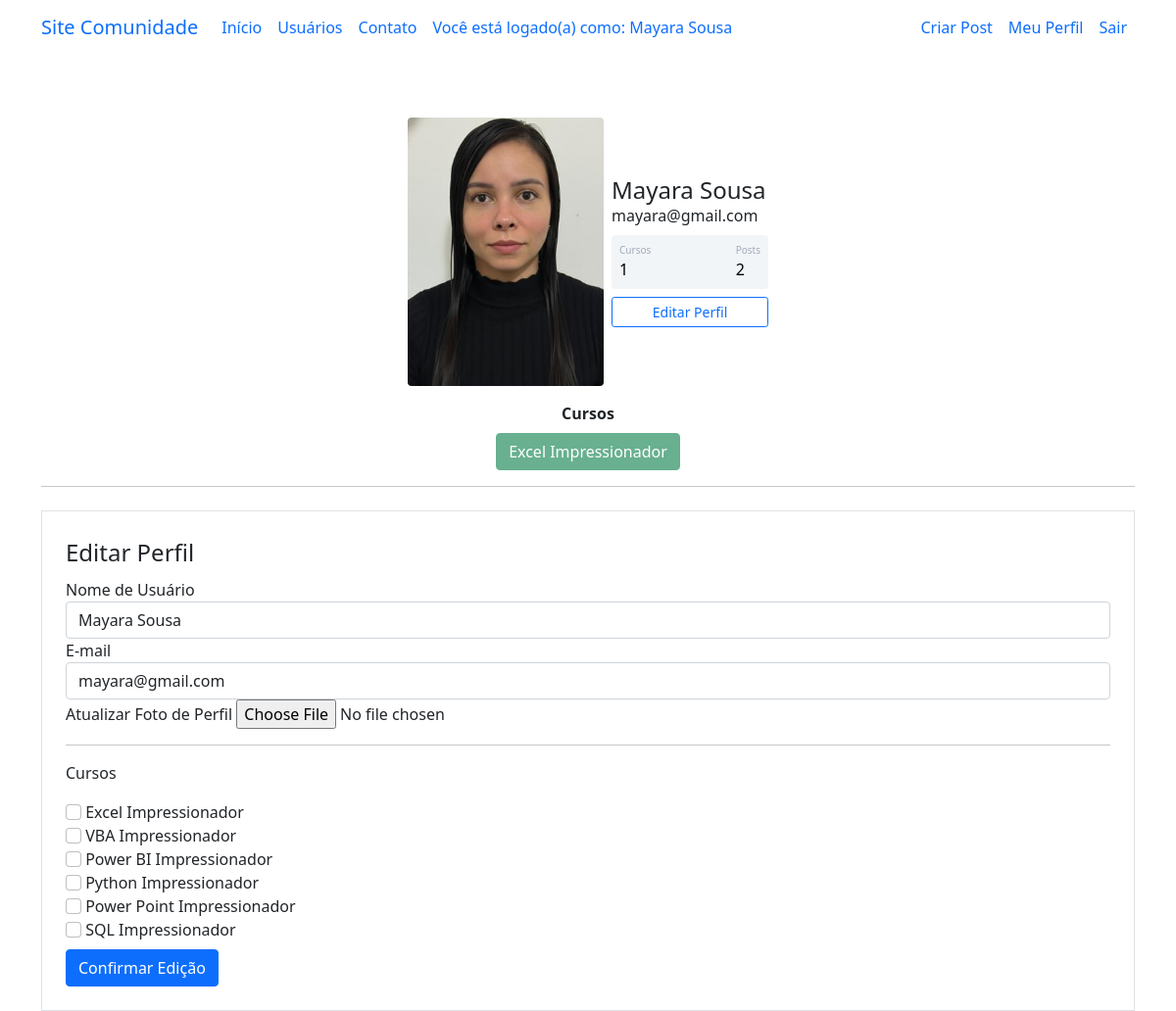
/perfil/editar (signed in), run on the app's committed database.
### comunidadeimpressionadora/models.py (models this page shows)
class Usuario(database.Model, UserMixin):
    id = database.Column(database.Integer, primary_key=True)
    username = database.Column(database.String, nullable=False)
    email = database.Column(database.String, nullable=False, unique=True)
    senha = database.Column(database.String, nullable=False)
    foto_perfil = database.Column(database.String, default='default.jpg')
    posts = database.relationship('Post', backref='autor', lazy=True) #o parâmetro lazy tras todas as info do autor
    cursos = database.Column(database.String, nullable=False, default="Não Informado")
    def contar_posts(self):
        return len(self.posts)

### comunidadeimpressionadora/routes.py (the view)
@app.route('/perfil/editar', methods=['GET', 'POST'])
@login_required
def editar_perfil():
    form = FormEditarPerfil()
    if form.validate_on_submit():
        current_user.email = form.email.data
        current_user.username = form.username.data
        if form.foto_perfil.data:
            nome_imagem = salvar_imagem(form.foto_perfil.data)
            current_user.foto_perfil = nome_imagem
        current_user.cursos = atualizar_cursos(form)
        database.session.commit()
        flash('Perfil atualizado com sucesso!', 'alert-success')
        return redirect(url_for('perfil'))
    elif request.method == "GET":
        form.email.data = current_user.email
        form.username.data = current_user.username
    foto_perfil = url_for('static', filename='fotos_perfil/{}'.format(current_user.foto_perfil))
    return render_template('editarperfil.html', foto_perfil=foto_perfil, form=form)

### comunidadeimpressionadora/forms.py (shortened to what this page needs)
class FormEditarPerfil(FlaskForm):
    username = StringField('Nome de Usuário', validators=[DataRequired()])
    email = StringField('E-mail', validators=[DataRequired(), Email()])
    foto_perfil = FileField('Atualizar Foto de Perfil', validators=[FileAllowed(['jpg', 'png', 'jpeg'])])
    curso_excel = BooleanField('Excel Impressionador')
    curso_vba = BooleanField('VBA Impressionador')
    curso_powerbi = BooleanField('Power BI Impressionador')
    curso_python= BooleanField('Python Impressionador')
    curso_ppt = BooleanField('Power Point Impressionador')
    curso_sql = BooleanField('SQL Impressionador')
    botao_submit_editarperfil = SubmitField('Confirmar Edição')

### comunidadeimpressionadora/models.py (called while the page is built)
@login_manager.user_loader
def load_usuario(id_usuario):
    return Usuario.query.get(int(id_usuario))

### comunidadeimpressionadora/templates/editarperfil.html (shortened to what this page needs)
{% extends 'perfil.html' %}
{% block form_editar_perfil %}
<div class="container">
        <hr>
        <div class="row">
            <div class="col">
                <form method="POST" action="" class="border p-4 mt-2" enctype="multipart/form-data">
                    <legend>Editar Perfil</legend>
                    <fieldset>
                        <div class="form-group">
                            {{ form.username.label(class="form-control-label") }}
                            {% if form.username.errors %}
                                {{ form.username(class="form-control is-invalid") }}
                            <div class="invalid-feedback">
                                {% for erro in form.username.errors %}
                                    {{ erro }}
                                {% endfor %}
                            </div>
                            {% else %}
                                {{ form.username(class="form-control") }}
                            {% endif %}
                        </div>
                        <div class="form-group">
                            {{ form.email.label(class="form-control-label") }}
                            {% if form.email.errors %}
                                {{ form.email(class="form-control is-invalid") }}
                            <div class="invalid-feedback">
                                {% for erro in form.email.errors %}
                                    {{ erro }}
                                {% endfor %}
                            </div>
                            {% else %}
                                {{ form.email(class="form-control") }}
                            {% endif %}
                        </div>
                        <div class="form-group">
                            {{ form.foto_perfil.label }}
                            {{ form.foto_perfil(class="form-control-file")}}
                        </div>
                        <hr>
                        <p>Cursos</p>
                        {% for campo in form %}
                            {% if 'curso_' in campo.name %}
                                <div class="form-group">
                                    {{ campo(class="form-check-input") }}
                                    {{ campo.label(class="form-check-label") }}
                                </div>
                            {% endif %}
                        {% endfor %}
                    </fieldset>
                    {{ form.botao_submit_editarperfil(class="btn btn-primary mt-2") }}
                </form>
            </div>
        </div>
    </div>
{% endblock %}

### comunidadeimpressionadora/templates/perfil.html
{% extends 'base.html' %}
{% block body %}
    <div class="container mt-5 d-flex justify-content-center">
        <div class="card p-3">
            <div class="d-flex align-items-center">
                <div class="image pe-2"> <img src="{{ foto_perfil }}" class="rounded" width="200"> </div>
                <div class="ml-3 w-100">
                    <h4 class="mb-0 mt-0">{{ current_user.username }}</h4> <span>{{ current_user.email }}</span>
                    <div class="p-2 mt-2 bg-primary d-flex justify-content-between rounded text-white stats">
                        {% if 'Não Informado' in current_user.cursos %}
                            <div class="d-flex flex-column"> <span class="articles">Cursos</span> <span class="number1">0</span> </div>
                        {% else %}
                            <div class="d-flex flex-column"> <span class="articles">Cursos</span> <span class="number1">{{ current_user.cursos.count(';') + 1 }}</span> </div>
                        {% endif %}
                        <div class="d-flex flex-column"> <span class="rating">Posts</span> <span class="number3">{{ current_user.contar_posts() }}</span> </div>
                    </div>
                    <div class="button mt-2 d-flex flex-row align-items-center"> <a class='w-100' href="{{ url_for('editar_perfil') }}"><button class="btn btn-sm btn-outline-primary w-100">Editar Perfil</button></a></div>
                </div>
            </div>
        </div>
    </div>
<div class="row justify-content-center">
    <div class="col col-4" style="text-align: center">
        <strong>Cursos</strong><br>
        {% for curso in current_user.cursos.split(';') %}
            <button type="button" class="btn btn-success mt-2" disabled>{{ curso }}</button>
        {% endfor %}
    </div>
</div>
{% block form_editar_perfil %}
{% endblock %}
{% endblock %}

### comunidadeimpressionadora/templates/navbar.html (shortened to what this page needs)
<nav class="navbar navbar-expand-lg bg-body-tertiary">
  <div class="container-fluid container">
    <a class="navbar-brand" href="{{ url_for('home') }}">Site Comunidade</a>
    <div class="collapse navbar-collapse" id="navbarSupportedContent">
      <ul class="navbar-nav me-auto mb-2 mb-lg-0">
        <li class="nav-item">
          <a class="nav-link active" aria-current="page" href="{{ url_for('home') }}">Início</a>
        </li>
        <li class="nav-item">
          <a class="nav-link" href="{{ url_for('usuarios') }}">Usuários</a>
        </li>
        <li class="nav-item">
          <a class="nav-link" href="{{ url_for('contato') }}">Contato</a>
        </li>
        <li class="nav-item">
            <a class="nav-link" href="{{ url_for('perfil') }}">Você está logado(a) como: {{ current_user.username }}</a>
        </li>
      </ul>
      <ul class="d-flex navbar-nav">
        {% if current_user.is_authenticated %}
          <li class="nav-item">
            <a class="nav-link" href="{{ url_for('criar_post') }}">Criar Post</a>
          </li>
          <li class="nav-item">
            <a class="nav-link" href="{{ url_for('perfil') }}">Meu Perfil</a>
          </li>
          <li class="nav-item">
            <a class="nav-link" href="{{ url_for('sair') }}">Sair</a>
          </li>
        {% endif %}
      </ul>
    </div>
  </div>
</nav>

### comunidadeimpressionadora/static/main.css (style rules this page uses)
.card { width: 400px; border: none; border-radius: 10px; background-color: #fff }
.stats { background: #f2f5f8 !important; color: #000 !important }
.articles { font-size: 10px; color: #a1aab9 }
.number1 { font-weight: 500 }
.rating { font-size: 10px; color: #a1aab9 }
.number3 { font-weight: 500 }

### data on the page
Usuario: username "Mayara Sousa", email "mayara@gmail.com", cursos "1", cursos "Excel Impressionador"

### other printed values
{{ current_user.contar_posts() }} "2"
{{ campo.label(class="form-check-label") }} "Excel Impressionador" "VBA Impressionador" "Power BI Impressionador" "Python Impressionador" "Power Point Impressionador" "SQL Impressionador"
